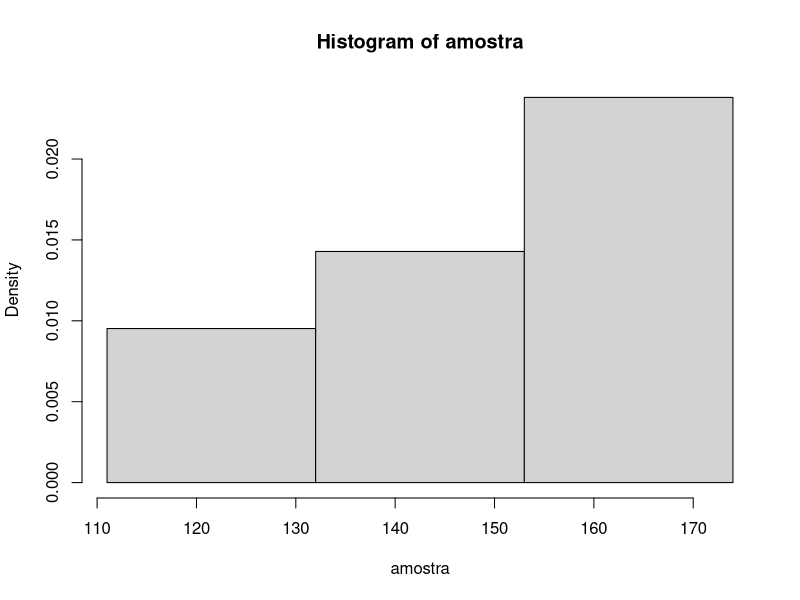
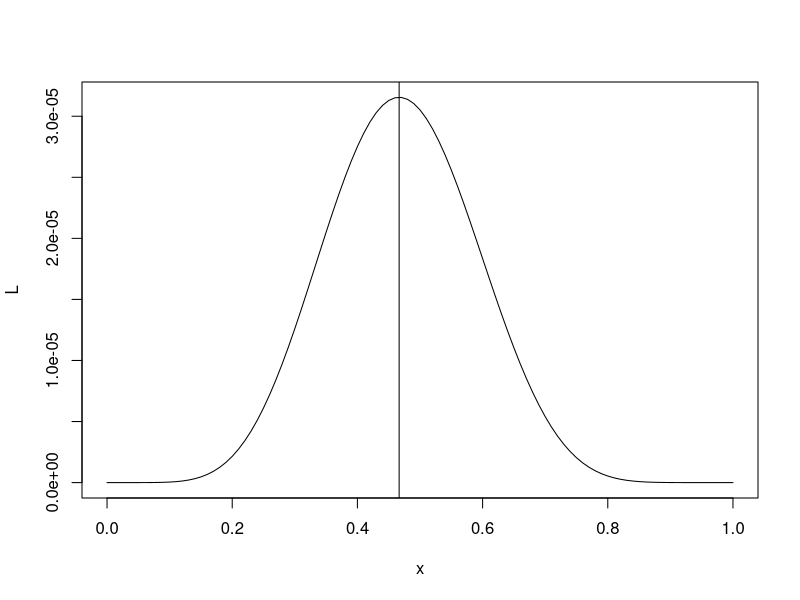

Write the R code that produced these figures, in order.
amostra = c(155,155,136,154,172,160,159,165,159,137,152,178,138,144,167,126,149,150)


#INTERVALO DE CONFIANCA - VARIANCIA DESCONHECIDA
ic_vd <- function(conf,amostra){
w <- conf #confiança dada 
o <-  var(amostra)
n <- length(amostra)
m <- mean(amostra) #média
t = qt(((1-w)/2), df = (n-1))
liminf <- m + t*sqrt(o/n)
limsup <- m - t*sqrt(o/n)
print(c(liminf,limsup))
}
ic_vd(0.9,amostra)

#INTERVALO DE CONFIANÇA PARA SIGMA
ic_sig <- function(conf,amostra){
  w <- conf
  o <- var((amostra))
  n <- length(amostra)
  cauda <- ((1-conf)/2)
  limsup <- ((n-1)*o)/qchisq(cauda, df = n-1)
  liminf <- ((n-1)*o)/qchisq((cauda + conf), df = n-1)
  print(c(liminf,limsup))
}
ic_sig(0.77,amostra)

#P-valor para média desconhecida 
xbarra <- mean(amostra)
n <- length(amostra)
s <- sqrt(var(amostra))
h0 <- 173.5
T0 <- -1*((sqrt(n)*abs(xbarra-h0))/s)
pt(T0, df = (n-1))


### hist
amostra <- c(111,123,124,128,138,139,141,142,147,152,154,156,157,161,163,165,168,172,174,174)
hist(amostra, prob = TRUE, right = FALSE, breaks = c(111,132,153,174))

install.packages('ggplot2')
library('ggplot2')

#Bernoulli
L = function(theta) theta^sum(x)*(1-theta)^(n-sum(x))
x = c(0,1,0,1,0,1,1,1,0,1,0,0,0,1,0)
n = length(x) 
plot(L)
abline(v=mean(x))
